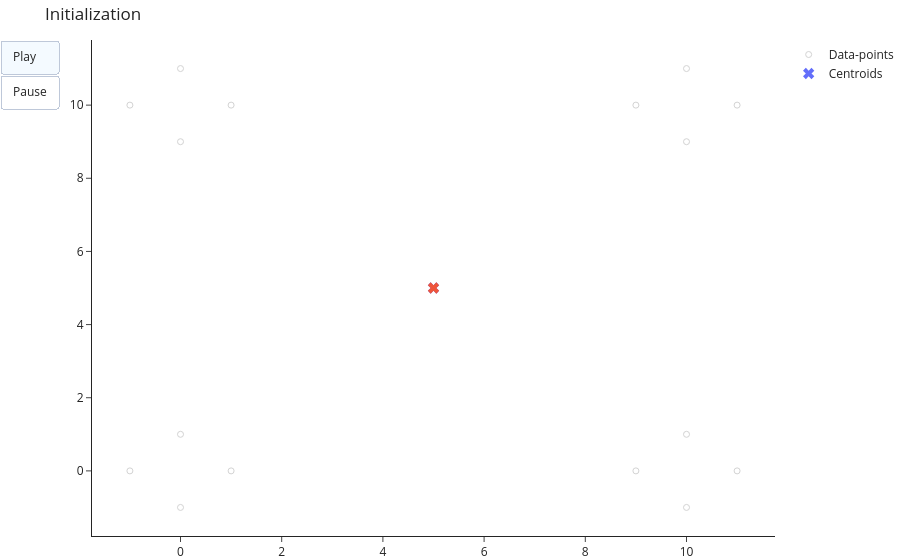

Notebook code cell kept with this figure:
### Markdown cell above
### Multiple Optimal Scenarios
Using a similar dataset to the one above, we will show how for a given centroids choice the algorithm could converge to more than a single solution. Notice that if the `min`/`argmin` operations are stable then as long as the data-points are given in the same order, only one of the optimal solutions will be returned.

### Code cell
X = np.array([[-1,0,0,1],[0,-1,1,0]]).T
X = np.concatenate([X + [0, 0], X + [10, 10], X + [10, 0], X + [0, 10]])

centroids = np.array([[5,5],[5,5]])

animate_kmeans(X, K_Means(initial_centroids=centroids, tie_breaking="random").fit(X), 
               frame_duration=300, save_to="../figures/kmeans-multiple-a.gif")
animate_kmeans(X, K_Means(initial_centroids=centroids, tie_breaking="random").fit(X), 
               frame_duration=300, save_to="../figures/kmeans-multiple-b.gif")

### Figure 1 — Plotly figure (JSON) as saved in the notebook; plotly's stock layout.template omitted (floating-point values rounded to 4 significant figures)
{"data": [{"marker": {"color": ["lightgrey", "lightgrey", "lightgrey", "lightgrey", "lightgrey", "lightgrey", "lightgrey", "lightgrey", "lightgrey", "lightgrey", "lightgrey", "lightgrey", "lightgrey", "lightgrey", "lightgrey", "lightgrey"], "symbol": "circle-open"}, "mode": "markers", "name": "Data-points", "type": "scatter", "x": [-1, 0, 0, 1, 9, 10, 10, 11, 9, 10, 10, 11, -1, 0, 0, 1], "y": [0, -1, 1, 0, 10, 9, 11, 10, 0, -1, 1, 0, 10, 9, 11, 10]}, {"marker": {"color": ["#636EFA", "#EF553B", "#00CC96", "#AB63FA", "#FFA15A", "#19D3F3", "#FF6692", "#B6E880", "#FF97FF", "#FECB52"], "size": 10, "symbol": "x"}, "mode": "markers", "name": "Centroids", "type": "scatter", "x": [5, 5], "y": [5, 5]}], "layout": {"title": {"text": "Initialization"}, "updatemenus": [{"buttons": [{"args": [null, {"frame": {"duration": 300}}], "label": "Play", "method": "animate"}, {"args": [[null], {"frame": {"duration": 0, "redraw": false}, "mode": "immediate", "transition": {"duration": 0}}], "label": "Pause", "method": "animate"}], "type": "buttons", "visible": true}]}}
